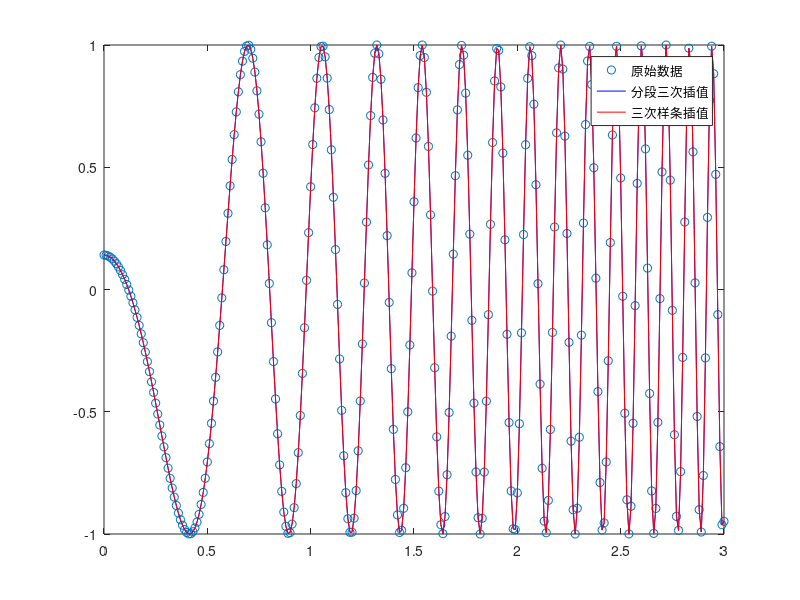

Recreate this plot in MATLAB.
clc;
clear;
%绘制原始数据点
x=0:0.01:3;
y=sin(10*x.^2+3);
plot(x,y,'o');
hold on;
xi=0:0.01:3;
%分段三次插值
y_cubic=interp1(x,y,xi,'cubic');
plot(xi,y_cubic,'b');
hold on;
%三次样条插值
y_spline=interp1(x,y,xi,"spline");
plot(xi,y_spline,'r');
hold on;
legend('原始数据','分段三次插值','三次样条插值');